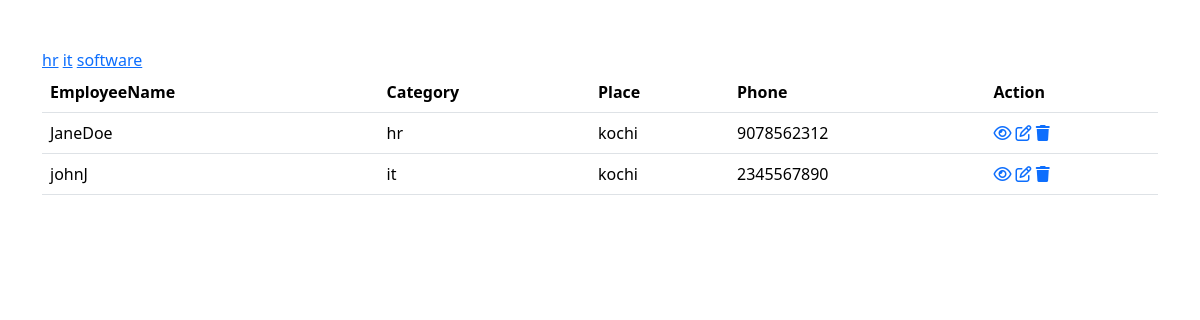
The app's page /employee/all/ with its own data.
### empapp/models.py (models this page shows)
class  Category(models.Model):
    category_name=models.CharField(max_length=200)
    def __str__(self):
        return self.category_name

class Employee(models.Model):
    employee_name=models.CharField(max_length=200)
    category_name=models.ForeignKey(Category,on_delete=models.CASCADE)
    place=models.CharField(max_length=200)
    mobile_number=models.PositiveIntegerField()
    def __str__(self):
        return self.employee_name

### empapp/views.py (the view)
# urls.py: path("employee/all/",views.EmployeeListView.as_view(),name="employee-list"),
class EmployeeListView(View):
    def get(self,request,*args,**kwargs):
        qs=Employee.objects.all()
        all_cats=Category.objects.all()
        return render(request,"employee_list.html",{"data":qs,"category":all_cats})

### empapp/templates/employee_list.html (shortened to what this page needs)
<!DOCTYPE html>
<html lang="en">
<head>
    <link href="https://cdn.jsdelivr.net/npm/bootstrap@5.3.3/dist/css/bootstrap.min.css" rel="stylesheet">
    <link rel="stylesheet" href="https://cdnjs.cloudflare.com/ajax/libs/font-awesome/6.5.2/css/all.min.css" />
</head>
<body>
<div class="container mt-5">
    {%for c in category%}
   <a href="{%url 'category-filter' c.id%}"> {{c.category_name}}</a>
    {%endfor%}
    <table class="table">
        <tr><th>EmployeeName</th>
        <th>Category</th>
        <th>Place</th>
        <th>Phone</th>
        <th>Action</th>
    </tr>
    <tr>
        {%for e in data%}
        <td>{{e.employee_name}}</td>
    <td>{{e.category_name}}</td>
    <td>{{e.place}}</td>
    <td>{{e.mobile_number}}</td>
    <td>
        <a href="{%url 'employee-detail' e.id%}"><i class="fa-regular fa-eye"></i></a>
        <a href="{%url 'employee-update' e.id%}"><i class="fa-regular fa-pen-to-square"></i></a>
        <a href="{%url 'employee-delete' e.id%}"><i class="fa-solid fa-trash"></i></a>
    </td>
</tr>
{%endfor%}
    </table>
</div>
</body>
</html>

### records on screen
Category: category_name "hr"
Category: category_name "it"
Category: category_name "software"
Employee: employee_name "JaneDoe", category_name "hr", place "kochi", mobile_number "9078562312"
Employee: employee_name "johnJ", category_name "it", place "kochi", mobile_number "2345567890"
